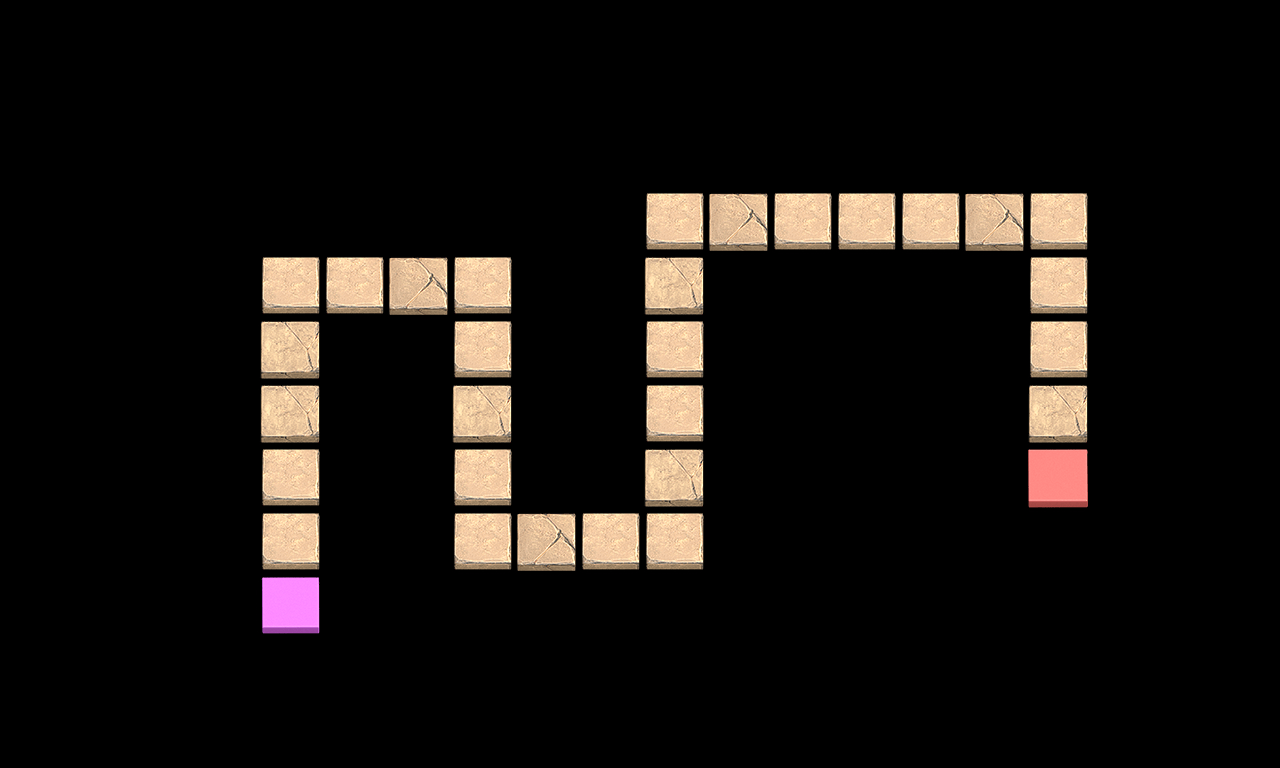

Rendered tile map (Tiled .tmx) drawn with the repository's tilesets; below, a short description and the map source with its tile grids summarised:
An orthogonal 20x12 tile map with 64x64 px tiles, 1 tile layer (Land), 9 tilesets and 15 objects.

<map version="1.0" orientation="orthogonal" width="20" height="12" tilewidth="64" tileheight="64">
 <tileset firstgid="1" name="map_tile" tilewidth="64" tileheight="64">
  <image source="map_tile.png" width="320" height="64" />
 </tileset>
 <tileset firstgid="6" name="bg_map" tilewidth="1280" tileheight="720">
  <image source="bg_map.png" width="1280" height="720" />
 </tileset>
 <tileset firstgid="7" name="goccay_1_128x128" tilewidth="128" tileheight="128">
  <image source="goccay_1_128x128.png" width="132" height="132" />
 </tileset>
 <tileset firstgid="8" name="house_256x256" tilewidth="256" tileheight="256">
  <image source="house_256x256.png" width="256" height="256" />
 </tileset>
 <tileset firstgid="9" name="goriu_128x128" tilewidth="128" tileheight="128">
  <image source="goriu_128x128.png" width="128" height="128" />
 </tileset>
 <tileset firstgid="10" name="tree_256x256" tilewidth="256" tileheight="256">
  <image source="tree_256x256.png" width="256" height="256" />
 </tileset>
 <tileset firstgid="11" name="stone_1_64x64" tilewidth="64" tileheight="64">
  <image source="stone_1_64x64.png" width="69" height="69" />
 </tileset>
 <tileset firstgid="12" name="stone_2_64x64" tilewidth="64" tileheight="64">
  <image source="stone_2_64x64.png" width="64" height="64" />
 </tileset>
 <tileset firstgid="13" name="stone_3_32x32" tilewidth="32" tileheight="32">
  <image source="stone_3_32x32.png" width="37" height="37" />
 </tileset>
 <objectgroup name="Background">
  <object gid="6" x="-0.0303" y="721" />
 </objectgroup>
 <layer name="Land" width="20" height="12">
  <data>[240 cells, 31 non-empty, 5 distinct tile ids]</data>
 </layer>
 <objectgroup name="Terrain">
  <object gid="7" x="72" y="383" />
  <object gid="8" x="783" y="575" />
  <object gid="9" x="1113" y="530" />
  <object gid="10" x="648" y="516" />
  <object gid="11" x="751" y="576" />
  <object gid="11" x="1134" y="290" />
  <object gid="11" x="116" y="478" />
  <object gid="12" x="175" y="449" />
  <object gid="13" x="1164" y="310" />
  <object gid="13" x="1236" y="281" />
  <object gid="10" x="15" y="308" />
  <object gid="7" x="541" y="684" />
  <object gid="13" x="652" y="652" />
  <object gid="13" x="548" y="708" />
 </objectgroup>
</map>
